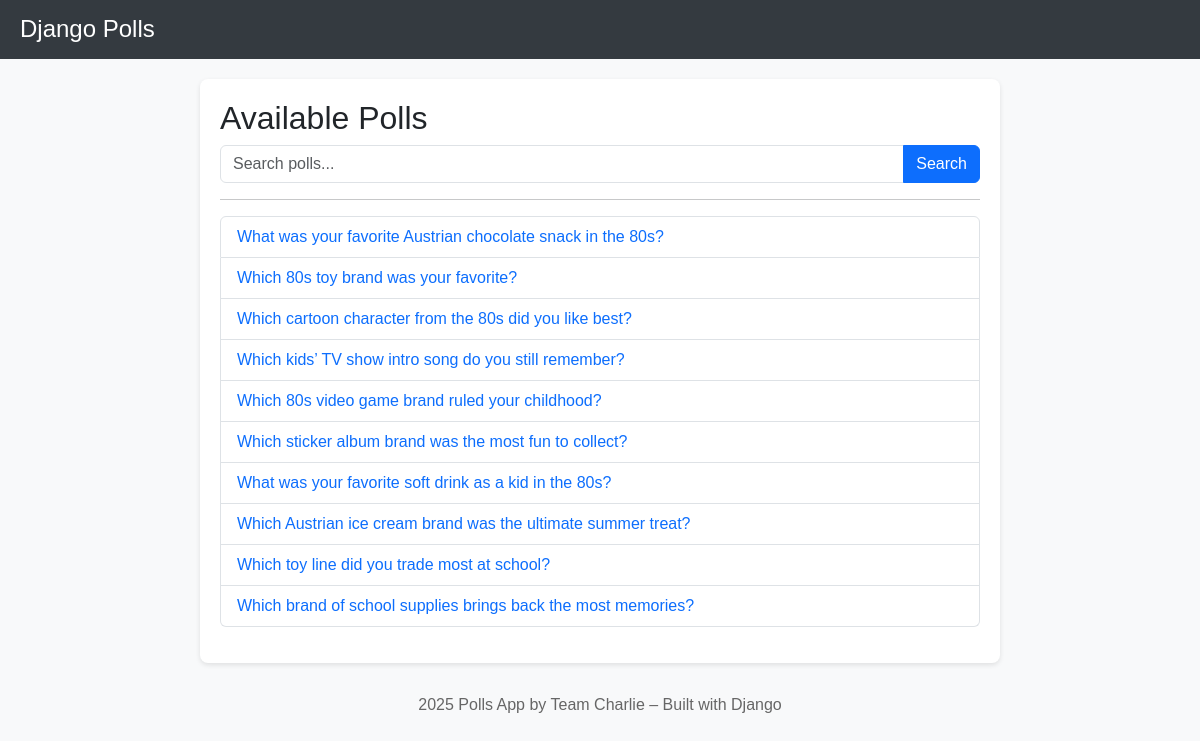
Screenshot of /polls/ with the database file from the repository.
### polls/models.py (models this page shows, shortened)
class Question(models.Model):
    question_text = models.CharField(max_length=200)
    pub_date = models.DateTimeField("date published")

### polls/views.py (the view)
# urls.py: path("", views.IndexView.as_view(), name="index"),
class IndexView(generic.ListView):
    template_name = "polls/index.html"
    context_object_name = "latest_question_list"
    paginate_by = 10  # pagination
    def get_queryset(self):
        qs = Question.objects.filter(pub_date__lte=timezone.now()).order_by("-pub_date")
        q = self.request.GET.get("q")
        if q:
            qs = qs.filter(Q(question_text__icontains=q) | Q(id__icontains=q))
        return qs
    def get_context_data(self, **kwargs):
        context = super().get_context_data(**kwargs)
        context["q"] = self.request.GET.get("q", "")
        return context

### polls/templates/polls/index.html (shortened to what this page needs)
{% extends "base.html" %}
{% block content %}
<h2>Available Polls</h2>
<form method="get" action="" class="mb-3">
    <div class="input-group">
        <input
            type="text"
            name="q"
            value="{{ q }}"
            class="form-control"
            placeholder="Search polls..."
        >
        <button type="submit" class="btn btn-primary">Search</button>
    </div>
</form>
<hr>
{% if latest_question_list %}
    <ul class="list-group mb-3">
        {% for question in latest_question_list %}
            <li class="list-group-item">
                <a href="{% url 'polls:detail' question.id %}" class="text-decoration-none">
                    {{ question.question_text }}
                </a>
            </li>
        {% endfor %}
    </ul>
{% else %}
    <p>No polls are available.</p>
{% endif %}
{% endblock %}

### polls/templates/base.html (style rules this page uses)
body { font-family: Arial, sans-serif; background-color: #f8f9fa; margin: 0; padding: 0; }

### rows the page displays
Question: question_text "What was your favorite Austrian chocolate snack in the 80s?"
Question: question_text "Which 80s toy brand was your favorite?"
Question: question_text "Which cartoon character from the 80s did you like best?"
Question: question_text "Which kids’ TV show intro song do you still remember?"
Question: question_text "Which 80s video game brand ruled your childhood?"
Question: question_text "Which sticker album brand was the most fun to collect?"
Question: question_text "What was your favorite soft drink as a kid in the 80s?"
Question: question_text "Which Austrian ice cream brand was the ultimate summer treat?"
Question: question_text "Which toy line did you trade most at school?"
Question: question_text "Which brand of school supplies brings back the most memories?"
